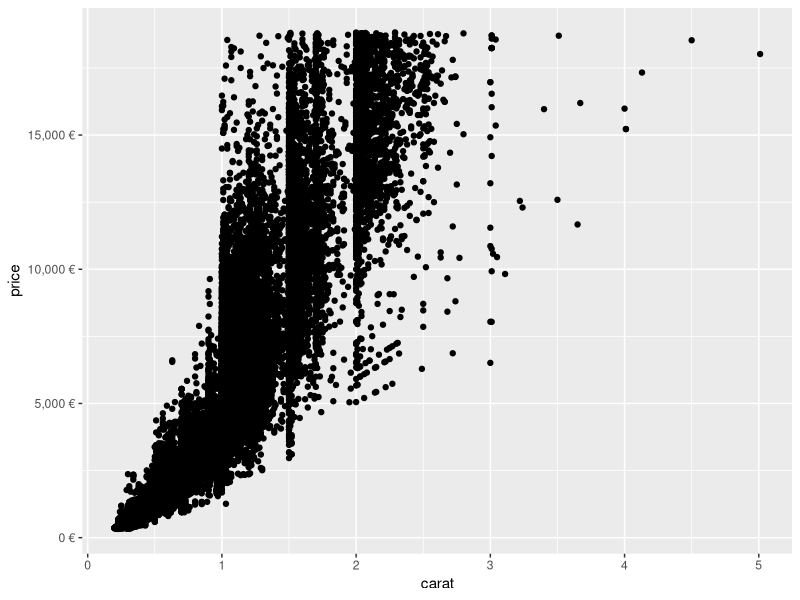

Generate this figure with R:
## ---- chunk 1
knitr::opts_chunk$set(message=FALSE,warning=FALSE, cache=TRUE)
## ---- chunk 2
library(ggplot2)
library(scales)
ggplot(diamonds) + 
    geom_point(aes(x = carat, y =  price)) + 
    scale_y_continuous(labels = dollar_format(suffix = " €", prefix = ""))
